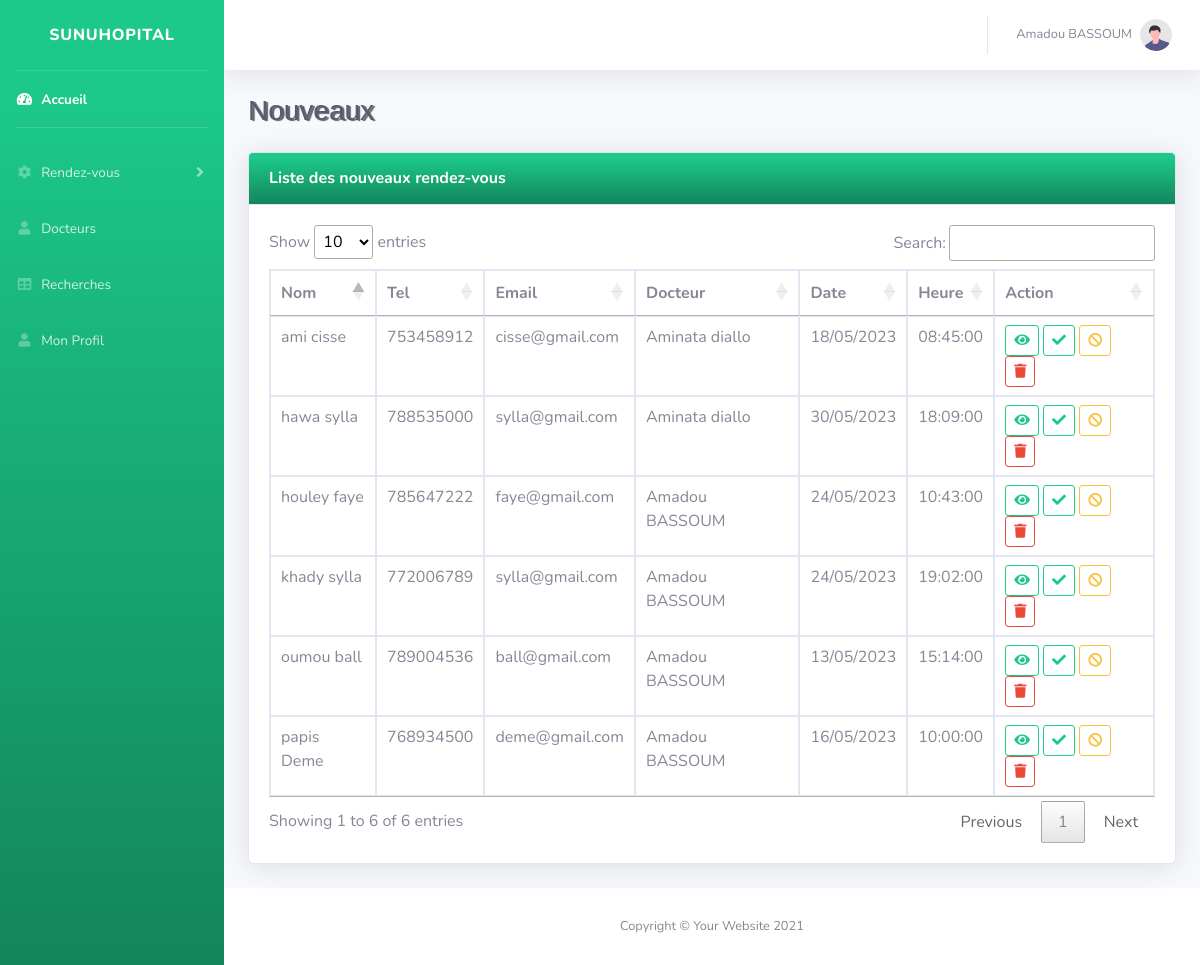
/?page=rv&type=nouveaux (signed in), run on the app's committed database.
### tables this page shows
CREATE TABLE `docteur` (
  `idDocteur` int(11) NOT NULL,
  `nom` varchar(50) NOT NULL,
  `email` varchar(50) NOT NULL,
  `specialisation` varchar(100) NOT NULL,
  `mdp` varchar(50) NOT NULL,
  `tel` varchar(15) NOT NULL
);

CREATE TABLE `appointment` (
  `id` int(11) NOT NULL,
  `nom` varchar(50) NOT NULL,
  `tel` varchar(15) NOT NULL,
  `email` varchar(50) NOT NULL,
  `daterv` date NOT NULL,
  `heure` time NOT NULL,
  `message` text NOT NULL,
  `datecreation` timestamp NOT NULL DEFAULT current_timestamp() ON UPDATE current_timestamp(),
  `statut` int(11) NOT NULL,
  `idDocteur` int(11) NOT NULL
);

### models/database.php (called while the page is built, shortened)
<?php
try {
    $db = new PDO("mysql:dbname=hopital;host=localhost", "root", "");
} catch (PDOException $e) {
    die("erreur :" . $e->getMessage());
}
function getAllDocteur()
{
    global $db;
    try {
        $rq = $db->prepare("SELECT * FROM docteur ORDER BY idDocteur DESC");
        $rq->execute();
        return $rq->fetchAll(PDO::FETCH_OBJ);
    } catch (PDOException $e) {
        die("erreur :" . $e->getMessage());
    }
}
function getAllRev($statut)
{
    global $db;
    try {
        $rq = $db->prepare("SELECT  r.id as id,r.nom as nom,r.tel as tel,r.email as email,d.nom as nomDocteur,daterv,heure ,r.statut
        FROM appointment r, docteur d
        WHERE d.idDocteur = r.idDocteur and r.statut= :statut");
        $rq->execute(
            [
                "statut" => $statut
            ]
        );
        return $rq->fetchAll(PDO::FETCH_OBJ);
    } catch (PDOException $e) {
        die("erreur :" . $e->getMessage());
    }
}

### views/rv.php (the view)
<?php require_once("partiels/entete.php"); ?>
<?php require_once("partiels/theme/header.php"); ?>
<div class="card shadow mb-4">
    <div class="card-header py-3 bg-gradient-success">
        <h6 class="m-0 font-weight-bold text-white ">Liste des nouveaux rendez-vous</h6>
    </div>
    <div class="card-body">
        <div class="table-responsive">
            <table class="table table-bordered" id="myTable" width="100%" cellspacing="0">
                <thead>
                    <tr>
                        <th>Nom</th>
                        <th>Tel</th>
                        <th>Email</th>
                        <th>Docteur</th>
                        <th>Date</th>
                        <th>Heure</th>
                        <th>Action</th>
                    </tr>
                </thead>
                <tbody>
                    <?php foreach ($rv  as $v) : ?>
                        <tr>
                            <td><?= $v->nom ?></td>
                            <td><?= $v->tel ?></td>
                            <td><?= $v->email ?></td>
                            <td><?= $v->nomDocteur ?></td>
                            <td><?= date("d/m/Y", strtotime($v->daterv)) ?></td>
                            <td><?= $v->heure ?></td>
                            <td>
                                <a href="?page=rv&type=edit&id=<?= $v->id ?>" class="btn btn-outline-success btn-sm"><i class="fa fa-eye"></i></a>
                                <?php if ($v->statut == 0) : ?>
                                    <a href="?page=rv&app=<?= $v->id ?>" class="btn btn-outline-success btn-sm"><i class="fa fa-check"></i></a>
                                    <a href="?page=rv&rejet=<?= $v->id ?>" class="btn btn-outline-warning btn-sm"><i class="fa fa-ban"></i></a>
                                <?php endif; ?>
                                <a href="?page=rv&delete=<?= $v->id ?>" class="btn btn-outline-danger btn-sm">
                                    <i class="fa fa-trash"></i>
                                </a>
                            </td>
                        </tr>
                    <?php endforeach; ?>
                </tbody>
            </table>
        </div>
    </div>
</div>
<?php require_once("partiels/theme/footer.php"); ?>

### index.php (shortened to what this page needs)
<?php
require_once("models/database.php");
if (isset($_GET["page"])) {
    if (isset($_SESSION['user'])) {
        switch ($_GET["page"]) {
            case 'rv':
                require_once('controllers/rvController.php');
                break;
        }
    } else {
        require_once('controllers/loginController.php');
    }
} else {
    require_once('controllers/homeController.php');
}

### controllers/rvController.php (shortened to what this page needs)
<?php
$docteurs = getAllDocteur();
$rv = getAllRev(0);
if (isset($_GET["type"]) && $_GET["type"] == "approuves") {
    $rv = getAllRev(1);
} else if (isset($_GET["type"]) && $_GET["type"] == "rejetes") {
    $rv = getAllRev(2);
} else {
    $rv = getAllRev(0);
}
if (isset($_GET["type"]) && $_GET["type"] == "edit") {
    if (isset($_GET["id"])) {
        $v = getReservationById($_GET["id"]);
    }
    require_once('views/modifierReservation.php');
} else {
    require_once('views/rv.php');
}

### partiels/entete.php (shortened to what this page needs)
<!DOCTYPE html>
<html lang="en">
<head>
    <link rel="stylesheet" href="style.css">
    <link rel="stylesheet" href="assets/bootstrap.min.css">
</head>

### partiels/theme/header.php (shortened to what this page needs)
<!DOCTYPE html>
<html lang="en">
<head>
    <link rel="stylesheet" href="assets/bootstrap.min.css">
    <link href="vendor/fontawesome-free/css/all.min.css" rel="stylesheet" type="text/css">
    <link href="css/sb-admin-2.min.css" rel="stylesheet">
    <link rel="stylesheet" href="assets/jquery.dataTables.min.css">
</head>
<body id="page-top">
    <div id="wrapper">
        <?php require_once("sidebar.php"); ?>
        <div id="content-wrapper" class="d-flex flex-column">
            <div id="content">
                <?php require_once("navbar.php"); ?>
                <div class="container-fluid">
                    <div class="d-sm-flex align-items-center justify-content-between mb-4">
                        <h1 class="h3 mb-0 text-gray-800"><?php if (isset($_GET["type"])) {
                                                                echo ucfirst($_GET["type"]);
                                                            } else {
                                                                echo ucfirst($_GET["page"]);
                                                            } ?></h1>
                    </div>

### partiels/theme/sidebar.php (shortened to what this page needs)
<ul class="navbar-nav bg-gradient-success sidebar sidebar-dark accordion" id="accordionSidebar">
    <a class="sidebar-brand d-flex align-items-center justify-content-center" href="accueil.html">
        <div class="sidebar-brand-text mx-3">SUNUHOPITAL</div>
    </a>
    <hr class="sidebar-divider my-0">
    <li class="nav-item active">
        <a class="nav-link" href="?page=acceuil">
            <i class="fas fa-fw fa-tachometer-alt"></i>
            <span>Accueil</span></a>
    </li>
    <hr class="sidebar-divider">
    <li class="nav-item">
        <a class="nav-link collapsed" href="#" data-toggle="collapse" data-target="#collapseTwo" aria-expanded="true" aria-controls="collapseTwo">
            <i class="fas fa-fw fa-cog"></i>
            <span>Rendez-vous</span>
        </a>
    </li>
    <li class="nav-item">
        <a class="nav-link" href="?page=docteur">
            <i class="fas fa-fw fa-user"></i>
            <span>Docteurs</span></a>
    </li>
    <li class="nav-item">
        <a class="nav-link" href="?page=recherche">
            <i class="fas fa-fw fa-table"></i>
            <span>Recherches</span></a>
    </li>
    <li class="nav-item">
        <a class="nav-link" href="?page=profil">
            <i class="fas fa-fw fa-user"></i>
            <span>Mon Profil</span></a>
    </li>
</ul>

### partiels/theme/navbar.php (shortened to what this page needs)
<nav class="navbar navbar-expand navbar-light bg-white topbar mb-4 static-top shadow">
    <ul class="navbar-nav ml-auto">
        <li class="nav-item dropdown no-arrow">
            <a class="nav-link dropdown-toggle" href="#" id="userDropdown" role="button" data-toggle="dropdown" aria-haspopup="true" aria-expanded="false">
                <span class="mr-2 d-none d-lg-inline text-gray-600 small"><?= ucfirst($_SESSION['user']->nom) ?></span>
                <img class="img-profile rounded-circle" src="img/undraw_profile.svg">
            </a>
        </li>
    </ul>
</nav>

### partiels/theme/footer.php (shortened to what this page needs)
</div>
</div>
<footer class="sticky-footer bg-white">
    <div class="container my-auto">
        <div class="copyright text-center my-auto">
            <span>Copyright &copy; Your Website 2021</span>
        </div>
    </div>
</footer>
</div>
</div>
</body>
</html>

### style.css (style rules this page uses)
.h3 { color: green; font-family: sans-serif; text-shadow: 2px 1px 1px; }

### data on the page
docteur: nom "Amadou BASSOUM"
appointment: nom "oumou ball", tel "789004536", email "ball@gmail.com", idDocteur.nom "Amadou BASSOUM", daterv "13/05/2023", heure "15:14:00"
appointment: nom "khady sylla", tel "772006789", email "sylla@gmail.com", idDocteur.nom "Amadou BASSOUM", daterv "24/05/2023", heure "19:02:00"
appointment: nom "houley faye", tel "785647222", email "faye@gmail.com", idDocteur.nom "Amadou BASSOUM", daterv "24/05/2023", heure "10:43:00"
appointment: nom "ami cisse", tel "753458912", email "cisse@gmail.com", idDocteur.nom "Aminata diallo", daterv "18/05/2023", heure "08:45:00"
appointment: nom "papis Deme", tel "768934500", email "deme@gmail.com", idDocteur.nom "Amadou BASSOUM", daterv "16/05/2023", heure "10:00:00"
appointment: nom "hawa sylla", tel "788535000", email "sylla@gmail.com", idDocteur.nom "Aminata diallo", daterv "30/05/2023", heure "18:09:00"

### other printed values
$_GET["type"] "Nouveaux"
